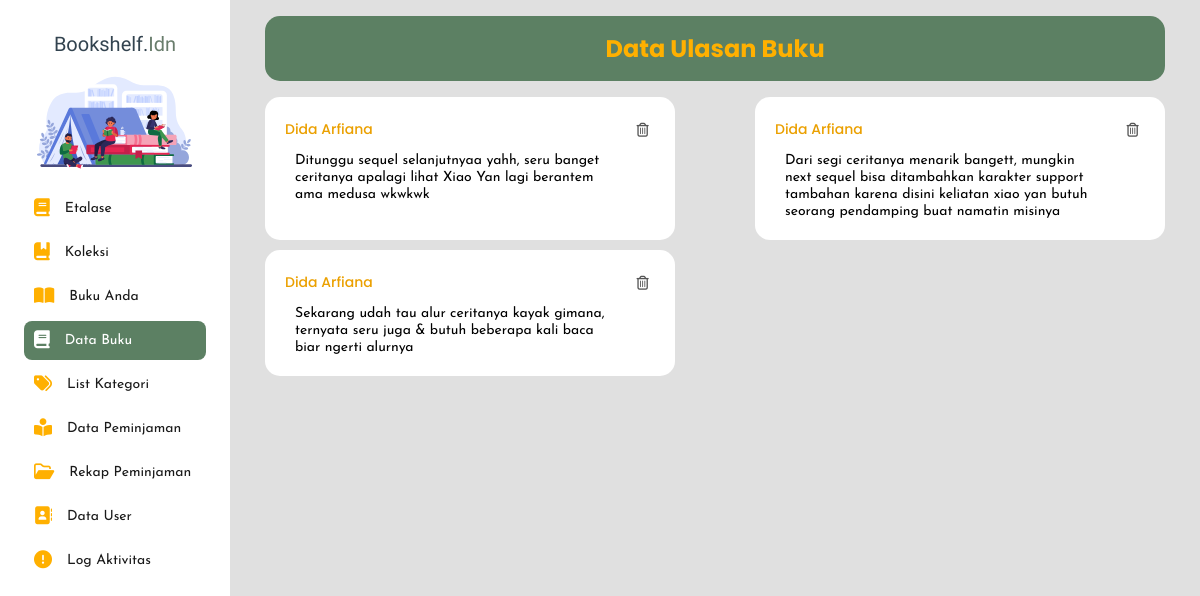
Screenshot of /admin_petugas/ulasan-buku.php?id=12 (signed in) with the database file from the repository.
### tables this page shows
CREATE TABLE `ulasanbuku` (
  `ulasanID` int(11) NOT NULL,
  `peminjamanID` int(11) NOT NULL,
  `userID` int(11) NOT NULL,
  `bukuID` int(11) NOT NULL,
  `ulasan` text NOT NULL,
  `rating` int(11) NOT NULL,
  `created_at` timestamp NOT NULL DEFAULT current_timestamp() ON UPDATE current_timestamp()
);

CREATE TABLE `user` (
  `userID` int(11) NOT NULL,
  `perpusID` int(11) NOT NULL,
  `username` varchar(255) NOT NULL,
  `password` text NOT NULL,
  `email` varchar(255) NOT NULL,
  `namalengkap` varchar(255) NOT NULL,
  `no_hp` varchar(50) NOT NULL,
  `alamat` text NOT NULL,
  `acces_level` varchar(50) NOT NULL,
  `created_at` timestamp NOT NULL DEFAULT current_timestamp() ON UPDATE current_timestamp()
);

### admin_petugas/ulasan-buku.php (the view, shortened to what this page needs)
<?php
    require '../koneksi.php';
?>
<!DOCTYPE html>
<html lang="en">
<head>
    <link rel="stylesheet" href="../css/ulasan-buku.css?v=<?php echo time(); ?>">
</head>
<body>
<?php
    require '../sidebar.php';
?>
    <div class="ulasan-header">
        <h1 class="header">Data Ulasan Buku</h1>
    </div>
    <div class="data-ulasan">
        <div class="ulasan-cont">
            <div class="ulasan-user">
    <?php
        if(isset($_GET['id'])) {
            $bukuID = $_GET['id'];
            $sql = " SELECT ub.*, u.namalengkap
                    FROM ulasanbuku ub
                    INNER JOIN user u ON ub.userID = u.userID
                    WHERE ub.bukuID = ? AND ub.ulasan <> ''";
            $stmt = $koneksi->prepare($sql);
            $stmt->bind_param("i", $bukuID);
            $stmt->execute();
            $result = $stmt->get_result();
            if($result->num_rows > 0) {
                while($row = $result->fetch_assoc()) { ?>
                    <div class="ulasan-card">
                        <div class="ulasan-desc">
                            <div class="username"><?php echo $row['namalengkap']; ?> <div class="delete-btn" data-ulasanid="<?php echo $row['ulasanID']; ?>"><i class="fa-regular fa-trash-can"></i></div></div>
                            <div class="ulasan-text"><?php echo $row['ulasan']; ?></div>
                        </div>
                    </div>
                <?php }
            } else {
                echo "Tidak ada ulasan untuk buku ini.";
            }
        } else {
            echo "ID buku tidak ditemukan.";
        }
    ?>
            </div>
        </div>
    </div>
</body>
</html>

### css/ulasan-buku.css (style rules this page uses)
.ulasan-header { width: 75vw; margin: 2vh auto; text-align: center; font-family: var(--script); color: #FFB000; padding: 15px; background-color: #5c8063; border-radius: 15px; font-size: 12px }
.data-ulasan { display: flex; flex-direction: column; width: 75vw; margin: 0 auto; }
.ulasan-cont { width: 100%; }
.ulasan-user { width: 100%; display: grid; grid-template-columns: repeat(auto-fill, minmax(320px, 1fr)); gap: 10px 80px; }
.ulasan-card { background-color: #fff; border-radius: 15px; }
.ulasan-desc { padding: 20px; }
.ulasan-desc .username { font-family: var(--script); font-weight: 500; font-size: 14px; display: flex; justify-content: space-between; align-items: center; color: #eba000; }
.ulasan-desc .username i { color: #555; font-size: 14px; width: 25px; height: 25px; background-color: #fff; border-radius: 5px; border: 1px solid #fff; display: flex; justify-content: center; align-items: center; transition: .3s; }
.ulasan-desc .ulasan-text { font-family: var(--default); font-size: 14px; line-height: 17px; margin-top: 10px; padding: 0 50px 0 10px; }

### css/style.css (style rules this page uses)
:root { --primary : #001524; --secondary : #445D48; --third-color : #D6CC99; --fourth-color : #FDE5D4; --dark : #1a1a1a; --logo : "Yeseva One", serif; --default : "Josefin Sans", sans-serif; --script : "Poppins", sans-serif; }
* { margin: 0; padding: 0; box-sizing: border-box; outline: none; border: none; text-decoration: none; list-style: none; }

### rows the page displays
ulasanbuku: userID.namalengkap "Dida Arfiana", ulasan "Ditunggu sequel selanjutnyaa yahh, seru banget ceritanya apalagi lihat Xiao Yan lagi berantem ama medusa wkwkwk"
ulasanbuku: userID.namalengkap "Dida Arfiana", ulasan "Dari segi ceritanya menarik bangett, mungkin next sequel bisa ditambahkan karakter support tambahan karena disini keliatan xiao yan butuh seorang pendamping buat namatin misinya"
ulasanbuku: userID.namalengkap "Dida Arfiana", ulasan "Sekarang udah tau alur ceritanya kayak gimana, ternyata seru juga & butuh beberapa kali baca biar ngerti alurnya"

### other values shown
$item["description"] "Etalase"
$item["description"] "Koleksi"
$item["description"] "Buku Anda"
$item["description"] "Data Buku"
$item["description"] "List Kategori"
$item["description"] "Data Peminjaman"
$item["description"] "Rekap Peminjaman"
$item["description"] "Data User"
$item["description"] "Log Aktivitas"
